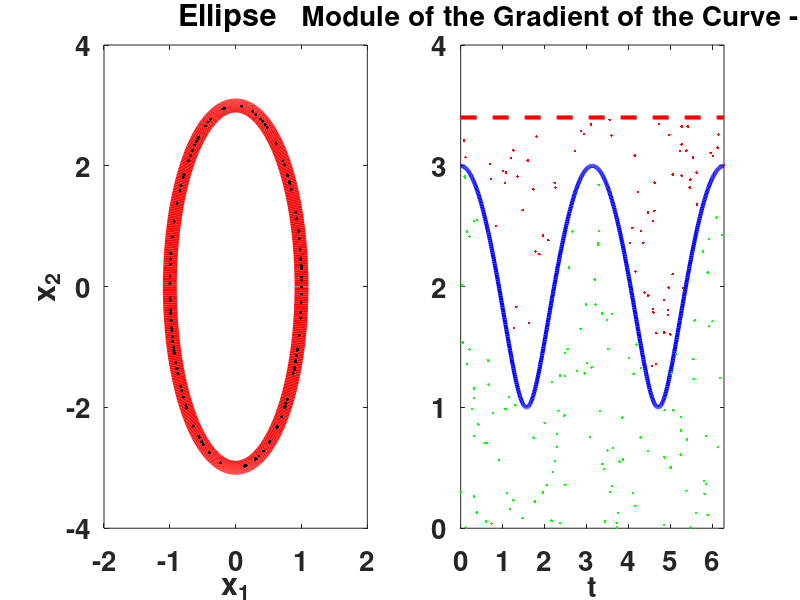

The MATLAB script that drew this image:
%%%%%%%%%%%%%%%%%%%%%%%%%%%%%%%%%%%%%%%%%%%%%%%%%%%%%%%%%%%%%%%%%%%%%%%%%%%
%%%%%%%%%%%%%%%%%%%%%%%%%%%%%%%%%%%%%%%%%%%%%%%%%%%%%%%%%%%%%%%%%%%%%%%%%%%
%%% Points Uniformly Distributed in a Ellipse                           %%%
%%%%%%%%%%%%%%%%%%%%%%%%%%%%%%%%%%%%%%%%%%%%%%%%%%%%%%%%%%%%%%%%%%%%%%%%%%%
%%%%%%%%%%%%%%%%%%%%%%%%%%%%%%%%%%%%%%%%%%%%%%%%%%%%%%%%%%%%%%%%%%%%%%%%%%%
clear all
close all
clc
disp('------------------------------------------------')
disp('    Points Uniformly Distributed in a Ellipse   ')
disp('------------------------------------------------')
%%%% %%%% %%%% %%%% %%%% %%%% %%%% %%%% %%%% %%%% %%%% %%%% %%%% %%%% %%%%
t=0:0.01:2*pi; %%% parameter
%%%%%%%%%%%%%%%%%%%%%%%%%%%%%%%%%%%%%%%%  
hFig=figure;
set(hFig, 'Position', [200 200 1000 1000])
subplot(1,2,1)
%%%% %%%% %%%% %%%% %%%% %%%% %%%% %%%% 
%%% parametric form of the curve 
x1=@(z) cos(z);
x2=@(z) 3*sin(z);
%%%% %%%% %%%% %%%% %%%% %%%% %%%% %%%%
plot(x1(t),x2(t),'r','LineWidth',10)
axis([-2 2 -4  4])
title('Ellipse  ','FontSize',20,'FontWeight','Bold') 
set(gca,'FontSize',20)
set(gca,'FontWeight','Bold')
 ylabel('x_2')
 xlabel('x_1')
 box on
%%%%%%%%%%%% %%%%%%%%%%%%  %%%%%%%%%%%% %%%%%%%%%%%% %%%%%%%%%%%% %%%%%%%%%
subplot(1,2,2)
%%%%%%%%  Module of the Gradient of the Curve
q=@(z) sqrt(9*cos(z).^2+sin(z).^2); %%%% Module of the Gradient of the Curve
%%%%%%%%
plot(t,q(t),'b','LineWidth',3)
hold on
plot([0 2*pi],[3.4 3.4],'r--','LineWidth',3) %%% rectangle for REJECTION SAMPLING
axis([0 2*pi 0 4])
set(gca,'FontSize',20)
set(gca,'FontWeight','Bold')
 xlabel('t','FontSize',20,'FontWeight','Bold')
 title('Module of the Gradient of the Curve - q(t)    ','FontSize',20,...
        'FontWeight','Bold')
 box on
%%%%%%%%%%%%%%%%%%%%%%%%%%%%%%%%%%%%%%%%%%%%%%%%
N=200; %%%% number of desired samples
%%%%%%%%%%%%%%%%%%%%%%%%%%%%%%%%%%%%%%%%%%%%%%%%
%%% sampling a rectangle N times 
u=3.4*rand(1,N);
t_pr=2*pi*rand(1,N);
t_acp=[];
%%%%%%%%%%%%%%%%%%%%%%%%%%%%%%%%%%%%%%%%%%%%%%%%
%%% SAMPLING q(t) via REJECTION SAMPLING
%%%%%%%%%%%%%%%%%%%%%%%%%%%%%%%%%%%%%%%%%%%%%%%%
for n=1:N
   if u(n)<=sqrt(9*cos(t_pr(n)).^2+sin(t_pr(n)).^2)
      t_acp(end+1)=t_pr(n);
      subplot(1,2,2)
     hold on
     plot(t_pr(n),u(n),'g.','LineWidth',5)  
   else
       subplot(1,2,2)
     plot(t_pr(n),u(n),'r.','LineWidth',5)
   end
 %%%%%%%%%%%%%%%%%%%%%%%%%%%%%%%%%%%%%%%%%%%%%%%%%%%%%%%%%%%%
    subplot(1,2,1)
    hold on
    plot(x1(t_acp),x2(t_acp),'k.','MarkerSize',7)
 %%%%%%%%%%%%%%%%%%%%%%%%%%%%%%%%%%%%%%%%%%%%%%%%%%%%%%%%%%%%
   pause(0.01) %%% slowing down the code
end 
%%%%%%%%%%%%%%%%%%%%%%%%%%%%%%%%%%%%%%%%%%%%%%%%%%%%%%%%%%%%

 